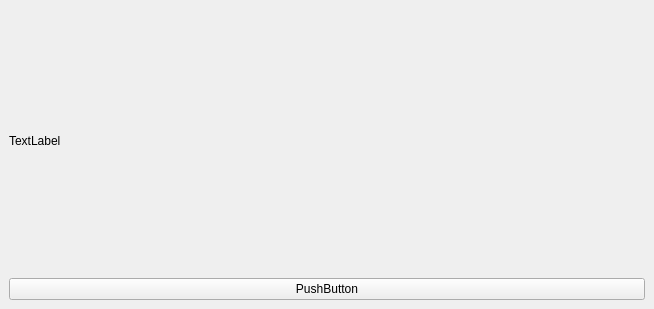
<?xml version="1.0" encoding="UTF-8"?>
<ui version="4.0">
 <class>MainWindow</class>
 <widget class="QMainWindow" name="MainWindow">
  <property name="geometry">
   <rect>
    <x>0</x>
    <y>0</y>
    <width>654</width>
    <height>309</height>
   </rect>
  </property>
  <property name="windowTitle">
   <string>MainWindow</string>
  </property>
  <widget class="QWidget" name="centralwidget">
   <layout class="QVBoxLayout" name="verticalLayout">
    <item>
     <widget class="QLabel" name="label">
      <property name="text">
       <string>TextLabel</string>
      </property>
     </widget>
    </item>
    <item>
     <widget class="QPushButton" name="pushButton">
      <property name="text">
       <string>PushButton</string>
      </property>
     </widget>
    </item>
   </layout>
  </widget>
  <widget class="QMenuBar" name="menubar">
   <property name="geometry">
    <rect>
     <x>0</x>
     <y>0</y>
     <width>654</width>
     <height>21</height>
    </rect>
   </property>
  </widget>
 </widget>
 <resources/>
 <connections/>
</ui>
